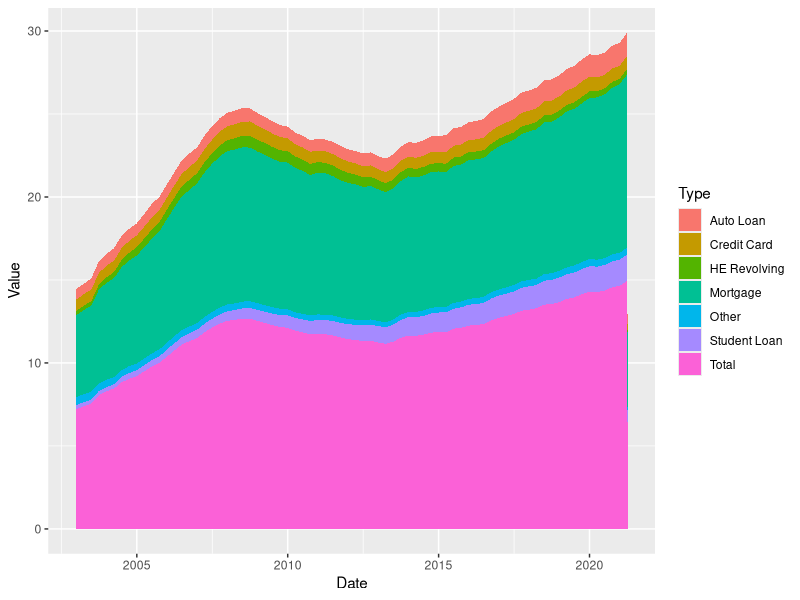

This figure's R source:
## ---- chunk 1
#| label: setup
#| warning: false
#| message: false

library(tidyverse)
library(ggplot2)
library("readxl")
library(lubridate)

knitr::opts_chunk$set(echo = TRUE, warning=FALSE, message=FALSE)
## ---- chunk 2
data <- read_xlsx("_data/debt_in_trillions.xlsx")
view(data)
## ---- chunk 3
debt_data <- function(x) {
  data <-read_excel("_data/debt_in_trillions.xlsx")
  data <- data%>%
         mutate(Date = parse_date_time(`Year and Quarter`, orders="yq"))
  return(data)
}
debt_data()
## ---- chunk 4
z_score <- function(val) {
  result <- (val - mean(val)) / sd(val)
  return(result)
}
## ---- chunk 5
data <-read_excel("_data/debt_in_trillions.xlsx")
z_score(data$Total) 
## ---- chunk 6
data <- data %>%
mutate(Date = parse_date_time(`Year and Quarter`, orders="yq"))
## ---- chunk 7
 data <- data %>%
     pivot_longer(
         cols = c(`Mortgage`, `HE Revolving`, `Auto Loan`, `Credit Card`, `Student Loan`, `Other`, `Total`),
         names_to = "Type", 
         values_to = "Value"
     )
## ---- chunk 8
 plot_trend <- function(data) {
 ggplot(data, aes(x=`Date`, y=`Value`, fill=`Type`)) +
 geom_area()
 }
## ---- chunk 9
plot_trend(data)
